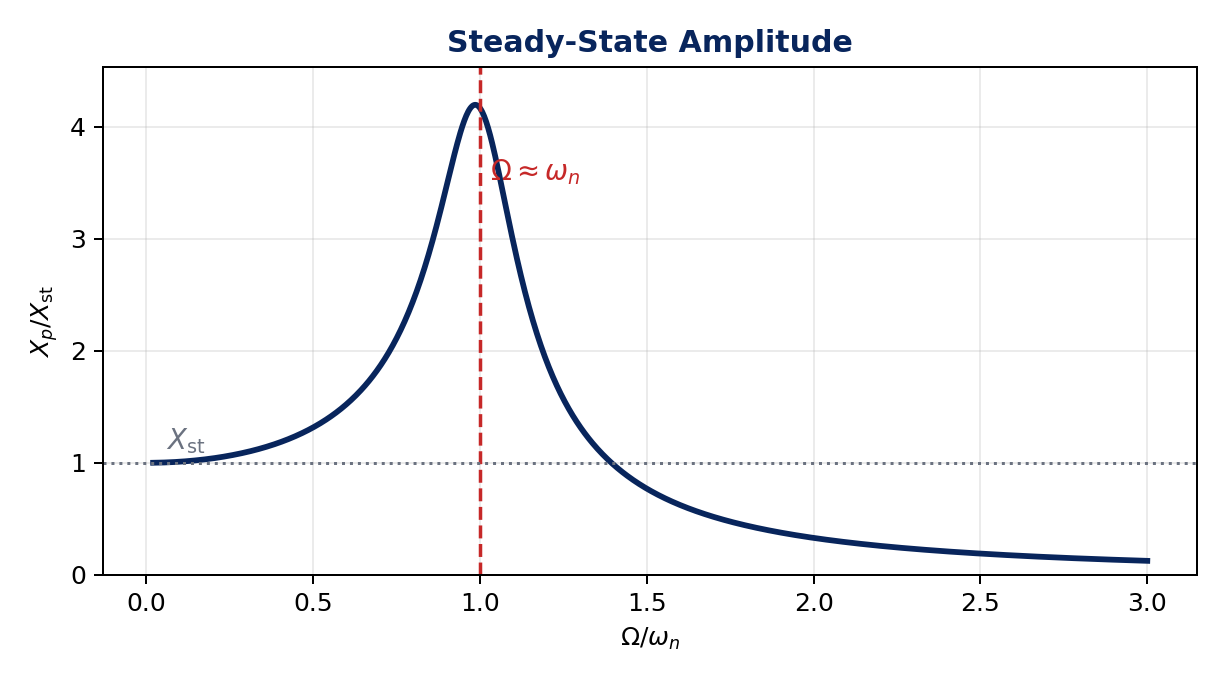

Write Python code to recreate this figure.
#!/usr/bin/env python3
"""Figure: steady-state amplitude of viscously damped SDOF response."""

from __future__ import annotations

import math

from plot_helpers import NAVY, OUT, RED, configure_matplotlib_cache


configure_matplotlib_cache()
import matplotlib.pyplot as plt


r = [0.02 + 2.98 * i / 1000 for i in range(1001)]
zeta = 0.12
amp = [1.0 / math.sqrt((1 - ri**2) ** 2 + (2 * zeta * ri) ** 2) for ri in r]

fig, ax = plt.subplots(figsize=(6.8, 3.8))
ax.plot(r, amp, color=NAVY, linewidth=2.3)
ax.axvline(1.0, color=RED, linestyle="--", linewidth=1.4)
ax.axhline(1.0, color="#6b7280", linestyle=":", linewidth=1.2)
ax.text(1.03, max(amp) * 0.84, r"$\Omega\approx\omega_n$", color=RED, fontsize=11)
ax.text(0.06, 1.12, r"$X_{\mathrm{st}}$", color="#6b7280", fontsize=11)
ax.set_xlabel(r"$\Omega/\omega_n$")
ax.set_ylabel(r"$X_p/X_{\mathrm{st}}$")
ax.set_title("Steady-State Amplitude", color=NAVY, fontweight="bold")
ax.set_ylim(0, max(amp) * 1.08)
ax.grid(True, alpha=0.25)
fig.tight_layout()
fig.savefig(OUT / "lecture4_steady_state_response.png", dpi=180)
plt.close(fig)
